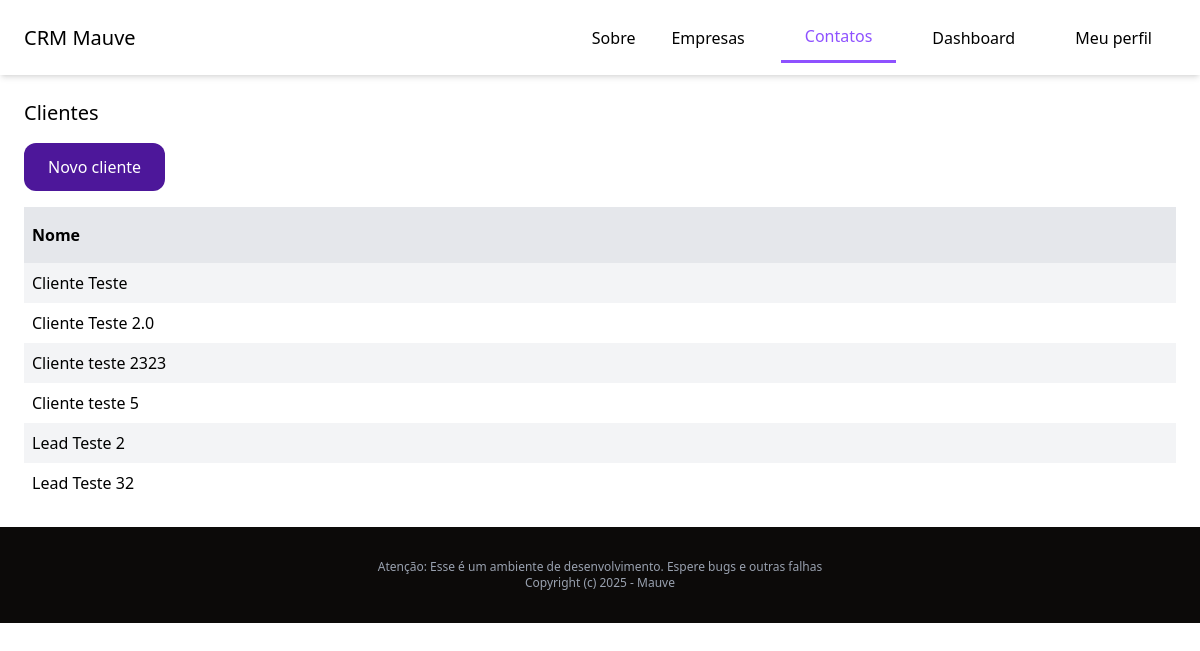
The page /dashboard/clientes/ (signed in) on the database its author committed.
### client/models.py (models this page shows, shortened)
class Client(models.Model):
    team = models.ForeignKey(Team, related_name='clients', on_delete=models.CASCADE)
    nome = models.CharField(max_length=255)
    email = models.EmailField()
    sobre = models.CharField(blank=True, null=True)
    criado_por = models.ForeignKey(User, related_name='clients', on_delete=models.CASCADE)
    criado_em = models.DateTimeField(auto_now_add=True)
    modificado_em = models.DateTimeField(auto_now=True)
    class Meta:
        ordering = ('nome',)

### client/views.py (the view)
# urls.py: path('', views.clients_lista, name='lista'),
@login_required
def clients_lista(request):
    clients = Client.objects.filter(criado_por=request.user)
    return render(request, 'client/clients_lista.html', {
        'clients': clients
})

### client/templates/client/clients_lista.html (shortened to what this page needs)
{% extends 'core/base.html' %}
{% block content %}
    <div class="py-6 px-6">
        <h1 class="mb-4 text-xl">Clientes</h1>
        <a href="{% url 'clients:add' %}" class="py-3 px-6 inline-block text-white bg-violet-900 rounded-xl hover:bg-violet-600">Novo cliente</a>
        <div class="flex justify-between mt-4">
            <p class="py-4 px-2 bg-gray-200 w-full font-semibold">Nome</p>
        </div>
        {% for client in clients %}
            <div class="flex justify-between">
                <p class="py-2 px-2  w-full {% cycle 'bg-gray-100' '' %}">
                    <a href="{% url 'clients:sobre' client.id %}">{{ client.nome }}</a>
                </p>
            </div>
        {% empty %}
            <p class="py-2 px-2 text-gray-900">Você ainda não cadastrou nenhum cliente</p>
        {% endfor %}
    </div>
{% endblock %}

### rows shown on the page
Client: nome "Cliente Teste"
Client: nome "Cliente Teste 2.0"
Client: nome "Cliente teste 2323"
Client: nome "Cliente teste 5"
Client: nome "Lead Teste 2"
Client: nome "Lead Teste 32"
